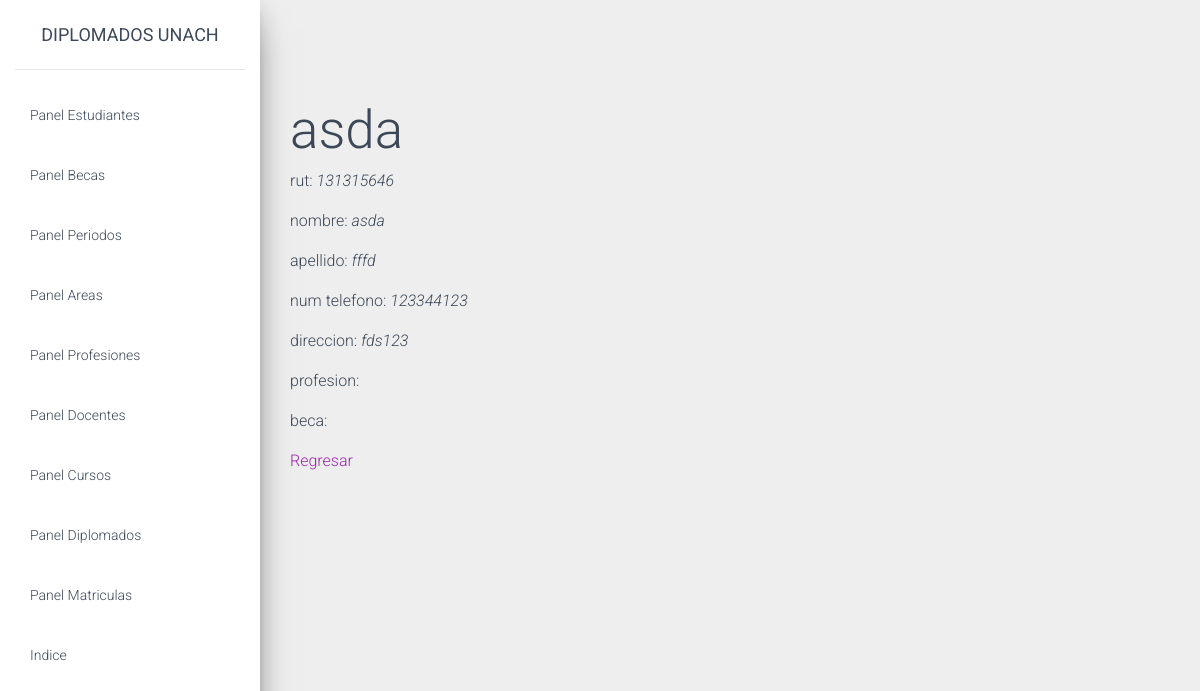
/artemis/Estudiantes/131315646 (signed in), run on the app's committed database.
### artemis/models.py (models this page shows, shortened)
class Estudiantes(models.Model):
    rut_estudiante = models.CharField(max_length=20,primary_key=True)
    nombre_estudiante = models.CharField(max_length=30)
    apellido_estudiante = models.CharField(max_length=20)
    num_tel_estudiante = models.IntegerField()
    direccion_estudiante = models.CharField(max_length=30)
    profesion = models.ForeignKey(Profesiones, on_delete= models.CASCADE)
    beca = models.ForeignKey(Becas, on_delete=models.CASCADE,null=True,blank=True)

### artemis/views.py (the view)
# urls.py: path('Estudiantes/<str:pk>', Detalle_estudiante.as_view(), name='student_detail'),
@method_decorator(login_required, name='dispatch' )
class Detalle_estudiante(DetailView):
    model = Estudiantes
    template_name = 'cruds/student_detail.html'

### artemis/templates/cruds/student_detail.html (shortened to what this page needs)
{% extends "base.html" %}
{% block content %}
<h1>{{ object.nombre_estudiante }}</h1>
<p>rut: <i>{{ object.rut_estudiante }}</i></p>
<p>nombre: <i>{{ object.nombre_estudiante }}</i></p>
<p>apellido: <i>{{ object.apellido_estudiante }}</i></p>
<p>num telefono: <i>{{ object.num_tel_estudiante }}</i></p>
<p>direccion: <i>{{ object.direccion_estudiante }}</i></p>
<p>profesion: </p>
<p>beca: </p>
<p>
    <a href="{% url "artemis:index" %}">Regresar</a>
</p>
{%endblock content%}

### data on the page
Estudiantes: nombre_estudiante "asda", rut_estudiante "131315646", apellido_estudiante "fffd", num_tel_estudiante "123344123", direccion_estudiante "fds123"
